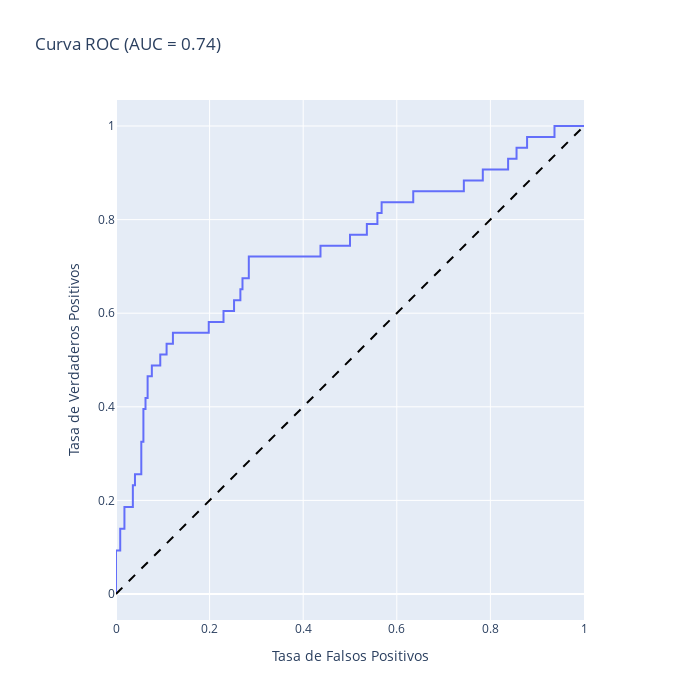

Here is the notebook cell this chart was saved with:
### Markdown cell above
Verdaderos Negativos (TN): 199 (El modelo predijo correctamente que el empleado "Se queda").

Verdaderos Positivos (TP): 20 (El modelo predijo correctamente que el empleado "Se va").

Falsos Negativos (FN): 23 (El modelo dijo que el empleado "Se queda", pero en realidad se fue).

Falsos Positivos (FP): 23 (El modelo dijo que el empleado "Se va", pero en realidad se quedó).

En la matriz de confusion se observa claramente como el modelo acierta casi al completo los casos de trabajadores que no abandonan, pero falla estrepitosamente con los trabajadores que si lo hacen. Se esta pasando por alto a mas de la mitad de las bajas.

### Code cell
gr, auc_roc = show_auc_roc(model, X_test, y_test)
gr

### Figure 1 — Plotly figure (JSON) as saved in the notebook; plotly's stock layout.template omitted (floating-point values rounded to 4 significant figures)
{"data": [{"hovertemplate": "Tasa de Falsos Positivos=%{x}<br>Tasa de Verdaderos Positivos=%{y}<extra></extra>", "legendgroup": "", "line": {"color": "#636efa", "dash": "solid"}, "marker": {"symbol": "circle"}, "mode": "lines", "name": "", "orientation": "v", "showlegend": false, "type": "scatter", "x": [0.0, 0.0, 0.0, 0.009009, 0.009009, 0.01802, 0.01802, 0.03604, 0.03604, 0.04054, 0.04054, 0.05405, 0.05405, 0.05856, 0.05856, 0.06306, 0.06306, 0.06757, 0.06757, 0.07658, 0.07658, 0.09459, 0.09459, 0.1081, 0.1081, 0.1216, 0.1216, 0.1982, 0.1982, 0.2297, 0.2297, 0.2523, 0.2523, 0.2658, 0.2658, 0.2703, 0.2703, 0.2838, 0.2838, 0.4369, 0.4369, 0.5, 0.5, 0.536, 0.536, 0.5586, 0.5586, 0.5676, 0.5676, 0.6351, 0.6351, 0.7432, 0.7432, 0.7838, 0.7838, 0.8378, 0.8378, 0.8559, 0.8559, 0.8784, 0.8784, 0.9369, 0.9369, 1.0], "xaxis": "x", "y": [0.0, 0.02326, 0.09302, 0.09302, 0.1395, 0.1395, 0.186, 0.186, 0.2326, 0.2326, 0.2558, 0.2558, 0.3256, 0.3256, 0.3953, 0.3953, 0.4186, 0.4186, 0.4651, 0.4651, 0.4884, 0.4884, 0.5116, 0.5116, 0.5349, 0.5349, 0.5581, 0.5581, 0.5814, 0.5814, 0.6047, 0.6047, 0.6279, 0.6279, 0.6512, 0.6512, 0.6744, 0.6744, 0.7209, 0.7209, 0.7442, 0.7442, 0.7674, 0.7674, 0.7907, 0.7907, 0.814, 0.814, 0.8372, 0.8372, 0.8605, 0.8605, 0.8837, 0.8837, 0.907, 0.907, 0.9302, 0.9302, 0.9535, 0.9535, 0.9767, 0.9767, 1.0, 1.0], "yaxis": "y"}], "layout": {"height": 700, "legend": {"tracegroupgap": 0}, "shapes": [{"line": {"color": "black", "dash": "dash"}, "type": "line", "x0": 0, "x1": 1, "y0": 0, "y1": 1}], "title": {"text": "Curva ROC (AUC = 0.74)"}, "width": 700, "xaxis": {"anchor": "y", "constrain": "domain", "domain": [0, 1], "range": [0, 1], "title": {"text": "Tasa de Falsos Positivos"}}, "yaxis": {"anchor": "x", "domain": [0, 1], "scaleanchor": "x", "scaleratio": 1, "title": {"text": "Tasa de Verdaderos Positivos"}}}}
